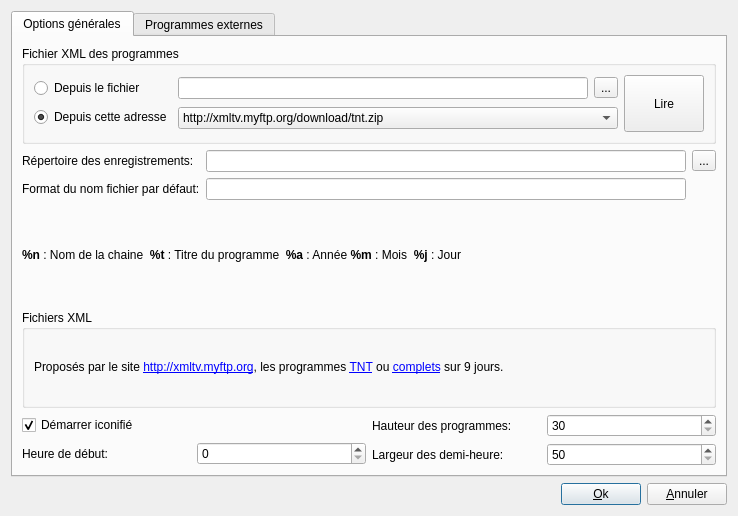
<ui version="4.0" >
 <class>Config</class>
 <widget class="QDialog" name="Config" >
  <property name="geometry" >
   <rect>
    <x>0</x>
    <y>0</y>
    <width>738</width>
    <height>516</height>
   </rect>
  </property>
  <property name="windowTitle" >
   <string>Configuration</string>
  </property>
  <layout class="QGridLayout" name="gridLayout_8" >
   <item row="1" column="0" >
    <layout class="QHBoxLayout" >
     <item>
      <spacer>
       <property name="orientation" >
        <enum>Qt::Horizontal</enum>
       </property>
       <property name="sizeHint" stdset="0" >
        <size>
         <width>40</width>
         <height>20</height>
        </size>
       </property>
      </spacer>
     </item>
     <item>
      <widget class="QPushButton" name="ok" >
       <property name="text" >
        <string>&amp;Ok</string>
       </property>
      </widget>
     </item>
     <item>
      <widget class="QPushButton" name="annuler" >
       <property name="text" >
        <string>&amp;Annuler</string>
       </property>
      </widget>
     </item>
    </layout>
   </item>
   <item row="0" column="0" >
    <widget class="QTabWidget" name="tabWidget" >
     <property name="currentIndex" >
      <number>0</number>
     </property>
     <widget class="QWidget" name="tab" >
      <attribute name="title" >
       <string>Options générales</string>
      </attribute>
      <layout class="QVBoxLayout" name="verticalLayout_5" >
       <item>
        <widget class="QGroupBox" name="groupBox" >
         <property name="title" >
          <string>Fichier XML des programmes</string>
         </property>
         <layout class="QGridLayout" name="gridLayout_2" >
          <item row="0" column="0" >
           <layout class="QHBoxLayout" name="horizontalLayout_3" >
            <item>
             <layout class="QVBoxLayout" name="verticalLayout_3" >
              <item>
               <widget class="QRadioButton" name="depuisFichier" >
                <property name="text" >
                 <string>Depuis le fichier </string>
                </property>
               </widget>
              </item>
              <item>
               <widget class="QRadioButton" name="depuisAdresse" >
                <property name="text" >
                 <string>Depuis cette adresse</string>
                </property>
                <property name="checked" >
                 <bool>true</bool>
                </property>
               </widget>
              </item>
             </layout>
            </item>
            <item>
             <layout class="QVBoxLayout" name="verticalLayout_4" >
              <item>
               <layout class="QHBoxLayout" name="horizontalLayout_4" >
                <item>
                 <widget class="QLineEdit" name="nomFichierXML" />
                </item>
                <item>
                 <widget class="QToolButton" name="choixFichierXML" >
                  <property name="text" >
                   <string>...</string>
                  </property>
                 </widget>
                </item>
               </layout>
              </item>
              <item>
               <widget class="QComboBox" name="comboURL" >
                <item>
                 <property name="text" >
                  <string>http://xmltv.myftp.org/download/tnt.zip</string>
                 </property>
                </item>
                <item>
                 <property name="text" >
                  <string>http://xmltv.myftp.org/download/complet.zip</string>
                 </property>
                </item>
               </widget>
              </item>
             </layout>
            </item>
            <item>
             <widget class="QPushButton" name="populateDB" >
              <property name="sizePolicy" >
               <sizepolicy vsizetype="Minimum" hsizetype="Minimum" >
                <horstretch>0</horstretch>
                <verstretch>0</verstretch>
               </sizepolicy>
              </property>
              <property name="text" >
               <string>Lire</string>
              </property>
             </widget>
            </item>
           </layout>
          </item>
         </layout>
        </widget>
       </item>
       <item>
        <layout class="QGridLayout" name="gridLayout_6" >
         <item row="0" column="0" >
          <widget class="QLabel" name="label_4" >
           <property name="text" >
            <string>Répertoire des enregistrements:</string>
           </property>
          </widget>
         </item>
         <item row="0" column="1" >
          <widget class="QLineEdit" name="repertoire" />
         </item>
         <item row="0" column="2" >
          <widget class="QToolButton" name="choixRepertoire" >
           <property name="text" >
            <string>...</string>
           </property>
          </widget>
         </item>
         <item row="1" column="0" >
          <widget class="QLabel" name="label_5" >
           <property name="text" >
            <string>Format du nom fichier par défaut:</string>
           </property>
          </widget>
         </item>
         <item row="1" column="1" >
          <widget class="QLineEdit" name="nomFichier" />
         </item>
        </layout>
       </item>
       <item>
        <widget class="QLabel" name="label_6" >
         <property name="text" >
          <string>&lt;html>&lt;head>&lt;meta name="qrichtext" content="1" />&lt;style type="text/css">
p, li { white-space: pre-wrap; }
&lt;/style>&lt;/head>&lt;body style=" font-family:'Sans Serif'; font-size:9pt; font-weight:400; font-style:normal;">
&lt;p style=" margin-top:0px; margin-bottom:0px; margin-left:0px; margin-right:0px; -qt-block-indent:0; text-indent:0px;">&lt;span style=" font-weight:600;">%n&lt;/span> : Nom de la chaine  &lt;span style=" font-weight:600;">%t&lt;/span> : Titre du programme  &lt;span style=" font-weight:600;">%a&lt;/span> : Année &lt;span style=" font-weight:600;">%m&lt;/span> : Mois  &lt;span style=" font-weight:600;">%j&lt;/span> : Jour&lt;/p>&lt;/body>&lt;/html></string>
         </property>
        </widget>
       </item>
       <item>
        <widget class="QGroupBox" name="groupBox_4" >
         <property name="title" >
          <string>Fichiers XML</string>
         </property>
         <layout class="QGridLayout" name="gridLayout_3" >
          <item row="0" column="0" >
           <layout class="QHBoxLayout" name="horizontalLayout" >
            <item>
             <widget class="QLabel" name="label_9" >
              <property name="text" >
               <string>Proposés par le site &lt;a href="http://xmltv.myftp.org">http://xmltv.myftp.org&lt;/a>, les programmes &lt;a href="http://xmltv.myftp.org/download/tnt.zip">TNT&lt;/a> ou &lt;a href="http://xmltv.myftp.org/download/complet.zip">complets&lt;/a> sur 9 jours.
</string>
              </property>
              <property name="openExternalLinks" >
               <bool>true</bool>
              </property>
             </widget>
            </item>
           </layout>
          </item>
         </layout>
        </widget>
       </item>
       <item>
        <layout class="QHBoxLayout" name="horizontalLayout_7" >
         <item>
          <layout class="QVBoxLayout" name="verticalLayout" >
           <item>
            <widget class="QCheckBox" name="demarrerEnIcone" >
             <property name="text" >
              <string>Démarrer iconifié</string>
             </property>
             <property name="checked" >
              <bool>true</bool>
             </property>
            </widget>
           </item>
           <item>
            <layout class="QHBoxLayout" name="horizontalLayout_2" >
             <item>
              <widget class="QLabel" name="label" >
               <property name="text" >
                <string>Heure de début:</string>
               </property>
              </widget>
             </item>
             <item>
              <widget class="QSpinBox" name="heureDebut" >
               <property name="maximum" >
                <number>23</number>
               </property>
              </widget>
             </item>
            </layout>
           </item>
          </layout>
         </item>
         <item>
          <layout class="QVBoxLayout" name="verticalLayout_2" >
           <item>
            <layout class="QHBoxLayout" name="horizontalLayout_5" >
             <item>
              <widget class="QLabel" name="label_2" >
               <property name="text" >
                <string>Hauteur des programmes:</string>
               </property>
              </widget>
             </item>
             <item>
              <widget class="QSpinBox" name="programHeight" >
               <property name="minimum" >
                <number>30</number>
               </property>
               <property name="maximum" >
                <number>99999</number>
               </property>
              </widget>
             </item>
            </layout>
           </item>
           <item>
            <layout class="QHBoxLayout" name="horizontalLayout_6" >
             <item>
              <widget class="QLabel" name="label_3" >
               <property name="text" >
                <string>Largeur des demi-heure:</string>
               </property>
              </widget>
             </item>
             <item>
              <widget class="QSpinBox" name="programWidth" >
               <property name="minimum" >
                <number>50</number>
               </property>
               <property name="maximum" >
                <number>999999</number>
               </property>
              </widget>
             </item>
            </layout>
           </item>
          </layout>
         </item>
        </layout>
       </item>
      </layout>
     </widget>
     <widget class="QWidget" name="tab_3" >
      <attribute name="title" >
       <string>Programmes externes</string>
      </attribute>
      <layout class="QGridLayout" name="gridLayout_4" >
       <item row="0" column="0" >
        <widget class="QGroupBox" name="groupBox_2" >
         <property name="title" >
          <string>Encodage</string>
         </property>
         <layout class="QGridLayout" name="gridLayout_9" >
          <item row="0" column="0" >
           <layout class="QGridLayout" name="gridLayout" >
            <item row="0" column="0" >
             <widget class="QLabel" name="label_7" >
              <property name="text" >
               <string>Programme:</string>
              </property>
              <property name="alignment" >
               <set>Qt::AlignRight|Qt::AlignTrailing|Qt::AlignVCenter</set>
              </property>
             </widget>
            </item>
            <item row="0" column="1" >
             <widget class="QLineEdit" name="command" >
              <property name="sizePolicy" >
               <sizepolicy vsizetype="Fixed" hsizetype="Expanding" >
                <horstretch>0</horstretch>
                <verstretch>0</verstretch>
               </sizepolicy>
              </property>
             </widget>
            </item>
            <item row="1" column="0" >
             <widget class="QLabel" name="label_10" >
              <property name="text" >
               <string>Options:</string>
              </property>
              <property name="alignment" >
               <set>Qt::AlignRight|Qt::AlignTrailing|Qt::AlignVCenter</set>
              </property>
             </widget>
            </item>
            <item row="1" column="1" >
             <widget class="QLineEdit" name="commandOptions" >
              <property name="sizePolicy" >
               <sizepolicy vsizetype="Fixed" hsizetype="Expanding" >
                <horstretch>0</horstretch>
                <verstretch>0</verstretch>
               </sizepolicy>
              </property>
             </widget>
            </item>
           </layout>
          </item>
          <item row="1" column="0" >
           <widget class="QLabel" name="label_11" >
            <property name="text" >
             <string>Dans les options, $STREAM représente le flux et $OUT le fichier de sortie.</string>
            </property>
           </widget>
          </item>
         </layout>
        </widget>
       </item>
       <item row="1" column="0" >
        <widget class="QGroupBox" name="groupBox_3" >
         <property name="title" >
          <string>Lecture</string>
         </property>
         <layout class="QGridLayout" name="gridLayout_5" >
          <item row="0" column="0" >
           <layout class="QVBoxLayout" name="_9" >
            <item>
             <layout class="QHBoxLayout" name="_10" >
              <item>
               <layout class="QVBoxLayout" name="_11" >
                <item>
                 <widget class="QLabel" name="label_12" >
                  <property name="text" >
                   <string>Programme:</string>
                  </property>
                  <property name="alignment" >
                   <set>Qt::AlignRight|Qt::AlignTrailing|Qt::AlignVCenter</set>
                  </property>
                 </widget>
                </item>
                <item>
                 <widget class="QLabel" name="label_13" >
                  <property name="text" >
                   <string>Options:</string>
                  </property>
                  <property name="alignment" >
                   <set>Qt::AlignRight|Qt::AlignTrailing|Qt::AlignVCenter</set>
                  </property>
                 </widget>
                </item>
               </layout>
              </item>
              <item>
               <layout class="QVBoxLayout" name="_12" >
                <item>
                 <widget class="QLineEdit" name="commandLecture" />
                </item>
                <item>
                 <widget class="QLineEdit" name="commandLectureOptions" />
                </item>
               </layout>
              </item>
             </layout>
            </item>
           </layout>
          </item>
          <item row="1" column="0" >
           <widget class="QLabel" name="label_14" >
            <property name="text" >
             <string>Dans les options, $STREAM représente le flux.</string>
            </property>
           </widget>
          </item>
         </layout>
        </widget>
       </item>
      </layout>
     </widget>
    </widget>
   </item>
  </layout>
 </widget>
 <resources>
  <include location="../../qmagneto/ressources/ressources.qrc" />
 </resources>
 <connections>
  <connection>
   <sender>ok</sender>
   <signal>clicked()</signal>
   <receiver>Config</receiver>
   <slot>accept()</slot>
   <hints>
    <hint type="sourcelabel" >
     <x>344</x>
     <y>148</y>
    </hint>
    <hint type="destinationlabel" >
     <x>238</x>
     <y>85</y>
    </hint>
   </hints>
  </connection>
  <connection>
   <sender>annuler</sender>
   <signal>clicked()</signal>
   <receiver>Config</receiver>
   <slot>reject()</slot>
   <hints>
    <hint type="sourcelabel" >
     <x>429</x>
     <y>148</y>
    </hint>
    <hint type="destinationlabel" >
     <x>238</x>
     <y>85</y>
    </hint>
   </hints>
  </connection>
 </connections>
</ui>
